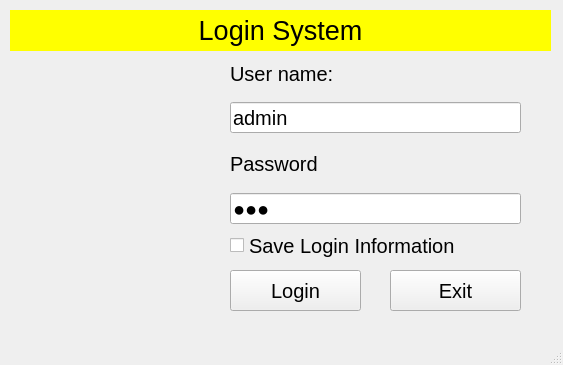
<?xml version="1.0" encoding="UTF-8"?>
<ui version="4.0">
 <class>MainWindow</class>
 <widget class="QMainWindow" name="MainWindow">
  <property name="geometry">
   <rect>
    <x>0</x>
    <y>0</y>
    <width>563</width>
    <height>365</height>
   </rect>
  </property>
  <property name="windowTitle">
   <string>MainWindow</string>
  </property>
  <widget class="QWidget" name="centralwidget">
   <widget class="QLabel" name="label">
    <property name="geometry">
     <rect>
      <x>10</x>
      <y>80</y>
      <width>181</width>
      <height>201</height>
     </rect>
    </property>
    <property name="text">
     <string/>
    </property>
    <property name="pixmap">
     <pixmap>../images/ic_login_avatar.png</pixmap>
    </property>
    <property name="scaledContents">
     <bool>true</bool>
    </property>
   </widget>
   <widget class="QLabel" name="label_2">
    <property name="geometry">
     <rect>
      <x>10</x>
      <y>10</y>
      <width>541</width>
      <height>41</height>
     </rect>
    </property>
    <property name="font">
     <font>
      <pointsize>20</pointsize>
     </font>
    </property>
    <property name="styleSheet">
     <string notr="true">background-color: rgb(255, 255, 0);</string>
    </property>
    <property name="text">
     <string>Login System</string>
    </property>
    <property name="alignment">
     <set>Qt::AlignCenter</set>
    </property>
   </widget>
   <widget class="QLabel" name="label_3">
    <property name="geometry">
     <rect>
      <x>230</x>
      <y>53</y>
      <width>241</width>
      <height>41</height>
     </rect>
    </property>
    <property name="font">
     <font>
      <pointsize>15</pointsize>
     </font>
    </property>
    <property name="text">
     <string>User name:</string>
    </property>
   </widget>
   <widget class="QLineEdit" name="lineEditUserName">
    <property name="geometry">
     <rect>
      <x>230</x>
      <y>102</y>
      <width>291</width>
      <height>31</height>
     </rect>
    </property>
    <property name="font">
     <font>
      <pointsize>15</pointsize>
     </font>
    </property>
    <property name="text">
     <string>admin</string>
    </property>
   </widget>
   <widget class="QLineEdit" name="lineEditPassword">
    <property name="geometry">
     <rect>
      <x>230</x>
      <y>193</y>
      <width>291</width>
      <height>31</height>
     </rect>
    </property>
    <property name="font">
     <font>
      <pointsize>15</pointsize>
     </font>
    </property>
    <property name="text">
     <string>123</string>
    </property>
    <property name="echoMode">
     <enum>QLineEdit::Password</enum>
    </property>
   </widget>
   <widget class="QLabel" name="label_4">
    <property name="geometry">
     <rect>
      <x>230</x>
      <y>143</y>
      <width>241</width>
      <height>41</height>
     </rect>
    </property>
    <property name="font">
     <font>
      <pointsize>15</pointsize>
     </font>
    </property>
    <property name="text">
     <string>Password</string>
    </property>
   </widget>
   <widget class="QCheckBox" name="checkBoxSave">
    <property name="geometry">
     <rect>
      <x>230</x>
      <y>230</y>
      <width>251</width>
      <height>31</height>
     </rect>
    </property>
    <property name="font">
     <font>
      <pointsize>15</pointsize>
     </font>
    </property>
    <property name="text">
     <string>Save Login Information</string>
    </property>
   </widget>
   <widget class="QPushButton" name="pushButtonLogin">
    <property name="geometry">
     <rect>
      <x>230</x>
      <y>270</y>
      <width>131</width>
      <height>41</height>
     </rect>
    </property>
    <property name="font">
     <font>
      <pointsize>15</pointsize>
     </font>
    </property>
    <property name="text">
     <string>Login</string>
    </property>
    <property name="icon">
     <iconset>
      <normaloff>../images/ic_login.png</normaloff>../images/ic_login.png</iconset>
    </property>
    <property name="iconSize">
     <size>
      <width>24</width>
      <height>24</height>
     </size>
    </property>
   </widget>
   <widget class="QPushButton" name="pushButtonExit">
    <property name="geometry">
     <rect>
      <x>390</x>
      <y>270</y>
      <width>131</width>
      <height>41</height>
     </rect>
    </property>
    <property name="font">
     <font>
      <pointsize>15</pointsize>
     </font>
    </property>
    <property name="text">
     <string>Exit</string>
    </property>
    <property name="icon">
     <iconset>
      <normaloff>../images/ic_close.png</normaloff>../images/ic_close.png</iconset>
    </property>
    <property name="iconSize">
     <size>
      <width>24</width>
      <height>24</height>
     </size>
    </property>
   </widget>
  </widget>
  <widget class="QMenuBar" name="menubar">
   <property name="geometry">
    <rect>
     <x>0</x>
     <y>0</y>
     <width>563</width>
     <height>22</height>
    </rect>
   </property>
  </widget>
  <widget class="QStatusBar" name="statusbar"/>
 </widget>
 <resources/>
 <connections/>
</ui>
